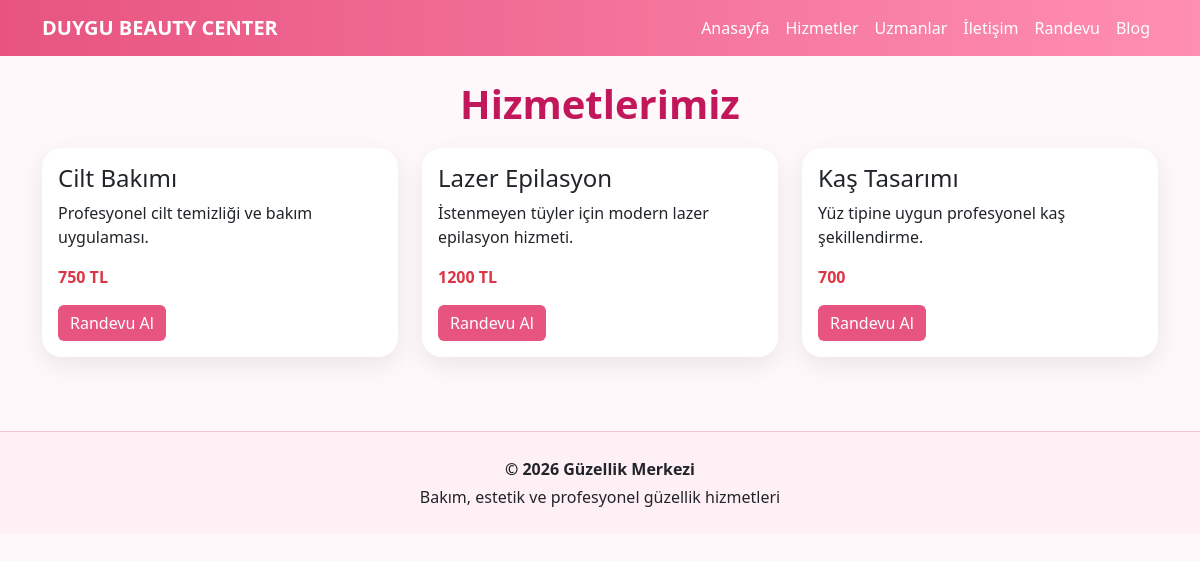
Page /hizmetler.php on the committed database.
### tables this page shows
CREATE TABLE `hizmetler` (
  `id` int(11) NOT NULL,
  `baslik` varchar(255) DEFAULT NULL,
  `aciklama` text DEFAULT NULL,
  `fiyat` varchar(50) DEFAULT NULL,
  `resim` varchar(255) DEFAULT NULL,
  `durum` int(11) DEFAULT 1
);

### hizmetler.php (the view)
<?php
include("includes/db.php");
include("includes/header.php");
$sorgu = $conn->query("SELECT * FROM hizmetler WHERE durum = 1");
$hizmetler = $sorgu->fetchAll(PDO::FETCH_ASSOC);
?>
<h1 class="section-title text-center">Hizmetlerimiz</h1>
<div class="row">
    <?php foreach($hizmetler as $hizmet): ?>
        <div class="col-md-4 mb-4">
            <div class="card custom-card h-100">
                <div class="card-body">
                    <h4><?= $hizmet["baslik"] ?></h4>
                    <p><?= $hizmet["aciklama"] ?></p>
                    <p class="fw-bold text-danger"><?= $hizmet["fiyat"] ?></p>
                    <a href="randevu.php" class="btn btn-pink">Randevu Al</a>
                </div>
            </div>
        </div>
    <?php endforeach; ?>
</div>
<?php include("includes/footer.php"); ?>

### includes/header.php (style rules this page uses)
body { background:#fff8fb; }
.section-title { font-weight:700; color:#c2185b; margin-bottom:20px; }
.custom-card { border:none; border-radius:20px; box-shadow:0 8px 25px rgba(0,0,0,0.08); transition:0.3s; }
.btn-pink { background:#e75480; color:white; border:none; }

### rows in the picture
hizmetler: baslik "Cilt Bakımı", aciklama "Profesyonel cilt temizliği ve bakım uygulaması.", fiyat "750 TL"
hizmetler: baslik "Lazer Epilasyon", aciklama "İstenmeyen tüyler için modern lazer epilasyon hizmeti.", fiyat "1200 TL"
hizmetler: baslik "Kaş Tasarımı", aciklama "Yüz tipine uygun profesyonel kaş şekillendirme.", fiyat "700"
